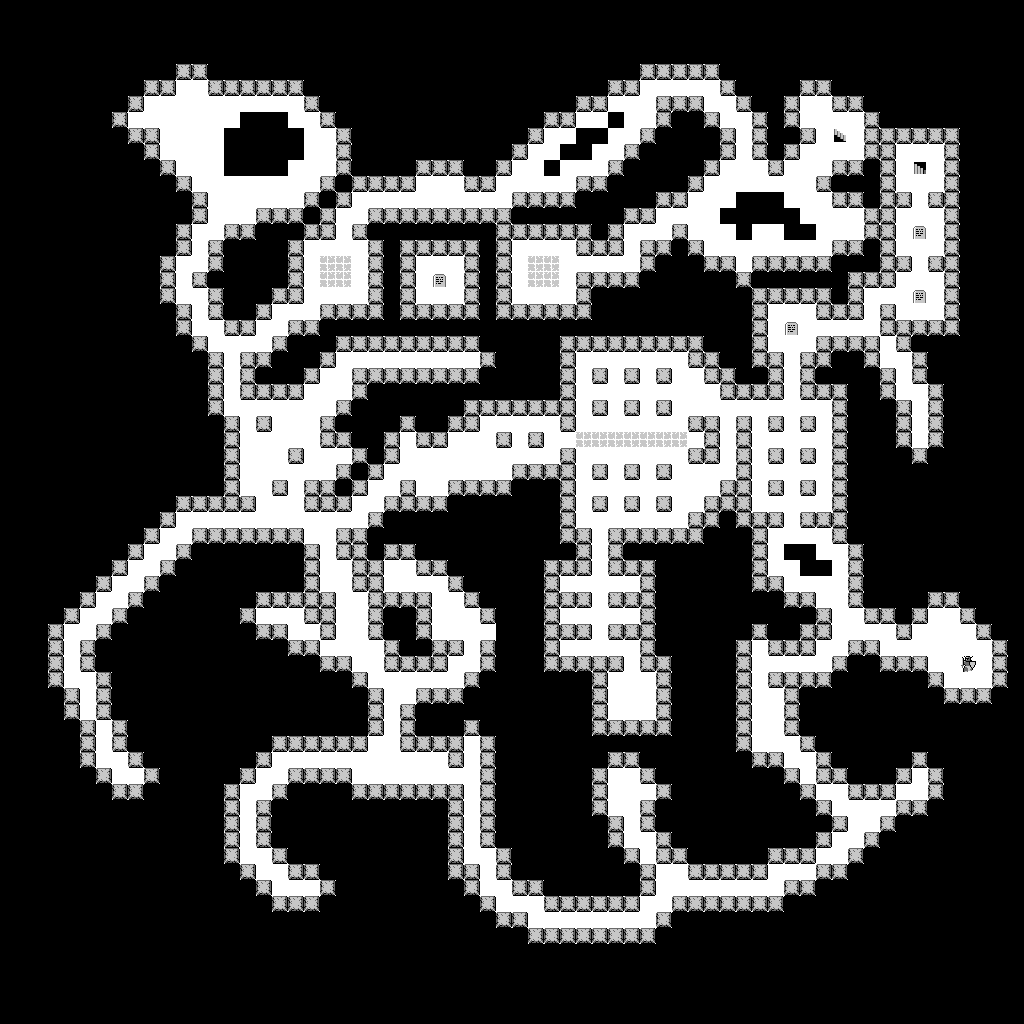

A 2D game scene composited from a Tiled map and its tileset images. What follows is a short description and the map's XML, with each tile layer's data collapsed to a summary:
An orthogonal 64x64 tile map with 16x16 px tiles, 1 tile layer (Tile Layer 1).

<map version="1.10" tiledversion="1.10.2" orientation="orthogonal" renderorder="right-down" width="64" height="64" tilewidth="16" tileheight="16" infinite="0" nextlayerid="2" nextobjectid="1">
 <editorsettings>
  <export target="sketch-1-underworld.json" format="json" />
 </editorsettings>
 <tileset firstgid="1" source="valley-graphics-16x16-dungeon.tsx" />
 <layer id="1" name="Tile Layer 1" width="64" height="64">
  <data>[4096 cells, 4096 non-empty, 10 distinct tile ids]</data>
 </layer>
</map>
